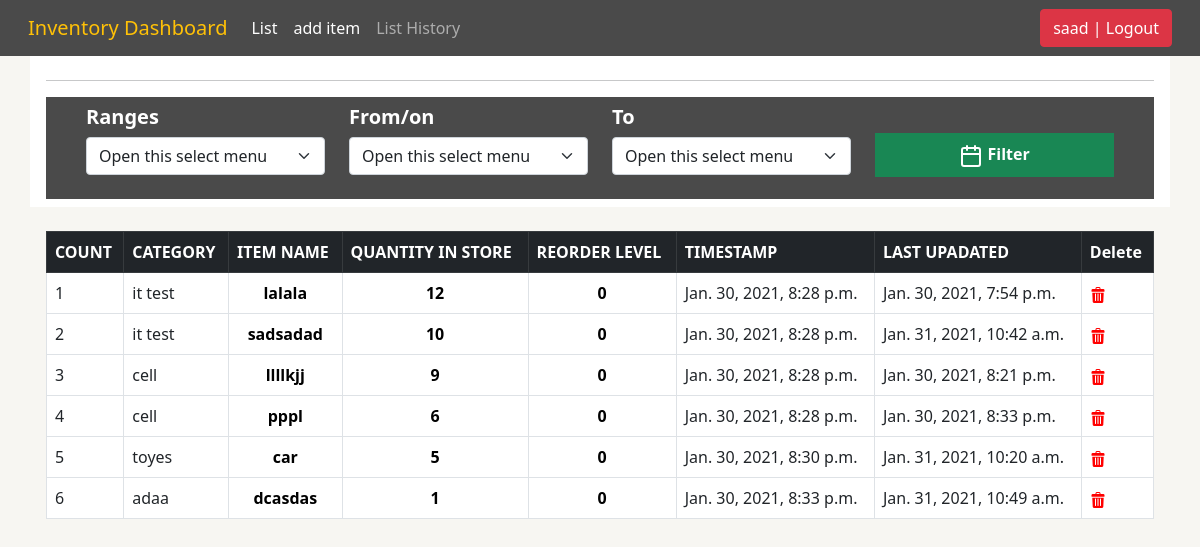
The page /list_item/ (signed in) on the database its author committed.
### stockmgmt/models.py (models this page shows, shortened)
class Stock(models.Model):
	category = models.ForeignKey(Category, on_delete=models.CASCADE,blank=True)
	item_name = models.CharField(max_length=50, blank=True, null=True)
	quantity = models.IntegerField(default='0', blank=False, null=True)
	receive_quantity = models.IntegerField(default='0', blank=True, null=True)
	receive_by = models.CharField(max_length=50, blank=True, null=True)
	issue_quantity = models.IntegerField(default='0', blank=True, null=True)
	issue_by = models.CharField(max_length=50, blank=True, null=True)
	issue_to = models.CharField(max_length=50, blank=True, null=True)
	phone_number = models.CharField(max_length=50, blank=True, null=True)
	created_by = models.CharField(max_length=50, blank=True, null=True)
	reorder_level = models.IntegerField(default='0', blank=True, null=True)
	last_updated = models.DateTimeField(auto_now_add=False, auto_now=True)
	timestamp = models.DateTimeField(auto_now_add=True, auto_now=False)

class Category(models.Model):
	name = models.CharField(max_length=50, blank=True, null=True)
	def __str__(self):
		return self.name

### stockmgmt/views.py (the view, shortened to what this page needs)
# urls.py: path('list_item/', list_item, name='list_item'),
@login_required
def list_item(request):
    title = 'List of Items'
    form = StockSearchForm(request.POST or None)
    queryset = Stock.objects.all()
    context = {"title": title, "queryset": queryset, "form": form, }
    return render(request, "list_item.html", context)

### stockmgmt/form.py
class StockSearchForm(forms.ModelForm):
    export_to_CSV = forms.BooleanField(required=False)
    class Meta:
        model = Stock
        fields = ['category', 'item_name']

### templates/list_item.html (shortened to what this page needs)
{% extends 'index.html' %}
{% load crispy_forms_tags %}
{% block body%}
  <div class="container bg-white text-dark px-3 py-2">
  <hr>
<div class="bg-tang text-dark px-4 py-2">
    <div class="row mx-1">
      <div class="col-3">
        <label for="test" class="text-white bold"><h5><strong> Ranges</strong></h5></label>
        <select name="test" class="form-select mb-3" aria-label=".form-select-lg example">
          <option selected>Open this select menu</option>
        </select>
      </div>
      <div class="col-3">
        <label for="test" class="text-white bold"><h5><strong> From/on</strong></h5></label>
        <select name="test" class="form-select mb-3" aria-label=".form-select-lg example">
          <option selected>Open this select menu</option>
        </select>
      </div>
      <div class="col-3">
        <label for="test" class="text-white bold"><h5><strong> To</strong></h5></label>
        <select name="test" class="form-select mb-3" aria-label=".form-select-lg example">
          <option selected>Open this select menu</option>
        </select>
      </div>
      <div class="col-3">
        <div class="d-grid gap-2 mt-4 pt-1">
          <button class="btn btn-success py-2 rounded-0" type="button"  data-bs-toggle="modal" data-bs-target="#staticBackdrop">
<strong>Filter</strong></button>
        </div>
      </div>
    </div>
    </div>
</div>
  <div class="container bg-geryy px-3 table-responsive-md ">
    <table class="table bg-white table-bordered table-hover mt-4">
      <thead class="mx-3 table-dark">
      <tr>
          <tr>
            <th>COUNT</th>
            <th>CATEGORY</th>
            <th>ITEM NAME</th>
            <th>QUANTITY IN STORE</th>
            <th>REORDER LEVEL</th>
            <th>TIMESTAMP</th>
            <th>LAST UPADATED</th>
            <th>Delete</th>
          </tr>
    </thead>
    <tbody>
       {% for instance in queryset %}
          <tr>
            <td>{{forloop.counter}}</td>
            <td>{{instance.category}}</td>
            <td class="text-center"><a class="no-dec" href="{% url 'update_items' instance.id %}">{{instance.item_name}}</a></td>
            <td class="text-center"><a class="no-dec" href="{% url 'stock_detail' instance.id %}">{% if instance.quantity <= instance.reorder_level %}
                                                                              <div style="background-color: red;color: #FFFFFF">{{instance.quantity}}</div>
                                                                              {% else %}{{instance.quantity}}
                                                                              {% endif %}</a></td>
            <td class="text-center"><a class="no-dec" href="{% url 'reorder_level' instance.id %}">{{instance.reorder_level}}</a></td>
            <td>{{instance.timestamp}}</td>
            <td>{{instance.last_updated}}</td>
          <td><a href="{% url 'delete_items' instance.id %}"><img style="height: 16px;width: 16px" src="/media/trash.png"></a></td>
          </tr>
      {% endfor %}
      </tbody>
    </table>
  </div>
{% endblock %}

### templates/index.html (shortened to what this page needs)
<!doctype html>
<html lang="en">
  <head>
    <link href="https://cdn.jsdelivr.net/npm/bootstrap@5.0.0-beta1/dist/css/bootstrap.min.css" rel="stylesheet">
  </head>
  <body class="bg-greyy">
  {% include 'navbar.html' %}
  {% block body %}
  {% endblock %}
  </body>
</html>

### templates/navbar.html (shortened to what this page needs)
<nav class="navbar navbar-expand-lg navbar-dark bg-tang px-3">
  <div class="container-fluid">
    <a class="navbar-brand text-warning" href="{% url 'list_item' %}">Inventory Dashboard</a>
    <div class="collapse navbar-collapse" id="navbarSupportedContent">
      <ul class="navbar-nav me-auto mb-2 mb-lg-0">
        {% if request.user.is_authenticated %}
        <li class="nav-item">
          <a class="nav-link active" aria-current="page" href="{% url 'list_item' %}">List </a>
        </li>
        <li class="nav-item">
          <a class="nav-link active" aria-current="page" href="{% url 'add_items' %}">add item</a>
        </li>
        <li class="nav-item">
           <a class="nav-link" href="/list_history">List History</a>
        </li>
        {% endif %}
      </ul>
    <ul class="navbar-nav">
        {% if request.user.is_authenticated %}
        <li><a href="{% url 'logout' %}"><button class="btn btn-danger">{{ user }} | Logout</button></a></li>
        {% else %}
        <li><a href="{% url 'login' %}">Login</a></li>
        {% endif %}
    </ul>
    </div>
  </div>
</nav>

### rows shown on the page
Stock: category "it test", item_name "lalala", quantity "12", reorder_level "0", timestamp "Jan. 30, 2021, 8:28 p.m.", last_updated "Jan. 30, 2021, 7:54 p.m."
Stock: category "it test", item_name "sadsadad", quantity "10", reorder_level "0", timestamp "Jan. 30, 2021, 8:28 p.m.", last_updated "Jan. 31, 2021, 10:42 a.m."
Stock: category "cell", item_name "llllkjj", quantity "9", reorder_level "0", timestamp "Jan. 30, 2021, 8:28 p.m.", last_updated "Jan. 30, 2021, 8:21 p.m."
Stock: category "cell", item_name "pppl", quantity "6", reorder_level "0", timestamp "Jan. 30, 2021, 8:28 p.m.", last_updated "Jan. 30, 2021, 8:33 p.m."
Stock: category "toyes", item_name "car", quantity "5", reorder_level "0", timestamp "Jan. 30, 2021, 8:30 p.m.", last_updated "Jan. 31, 2021, 10:20 a.m."
Stock: category "adaa", item_name "dcasdas", quantity "1", reorder_level "0", timestamp "Jan. 30, 2021, 8:33 p.m.", last_updated "Jan. 31, 2021, 10:49 a.m."

### other values the page prints
{{ user }} "saad"
